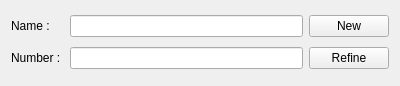
<?xml version="1.0" encoding="UTF-8"?>
<ui version="4.0">
 <class>SupplierRefine</class>
 <widget class="QWidget" name="SupplierRefine">
  <property name="geometry">
   <rect>
    <x>0</x>
    <y>0</y>
    <width>400</width>
    <height>86</height>
   </rect>
  </property>
  <property name="windowTitle">
   <string>Form</string>
  </property>
  <layout class="QGridLayout" name="gridLayout">
   <item row="1" column="0">
    <widget class="QLabel" name="number_Label">
     <property name="text">
      <string>Number : </string>
     </property>
    </widget>
   </item>
   <item row="1" column="1">
    <widget class="QLineEdit" name="number_LineEdit"/>
   </item>
   <item row="0" column="0">
    <widget class="QLabel" name="name_Label">
     <property name="text">
      <string>Name : </string>
     </property>
    </widget>
   </item>
   <item row="0" column="1">
    <widget class="QLineEdit" name="name_LineEdit"/>
   </item>
   <item row="0" column="2">
    <widget class="QPushButton" name="new_PushButton">
     <property name="text">
      <string>New</string>
     </property>
    </widget>
   </item>
   <item row="1" column="2">
    <widget class="QPushButton" name="refine_PushButton">
     <property name="text">
      <string>Refine</string>
     </property>
    </widget>
   </item>
  </layout>
 </widget>
 <resources/>
 <connections/>
</ui>
